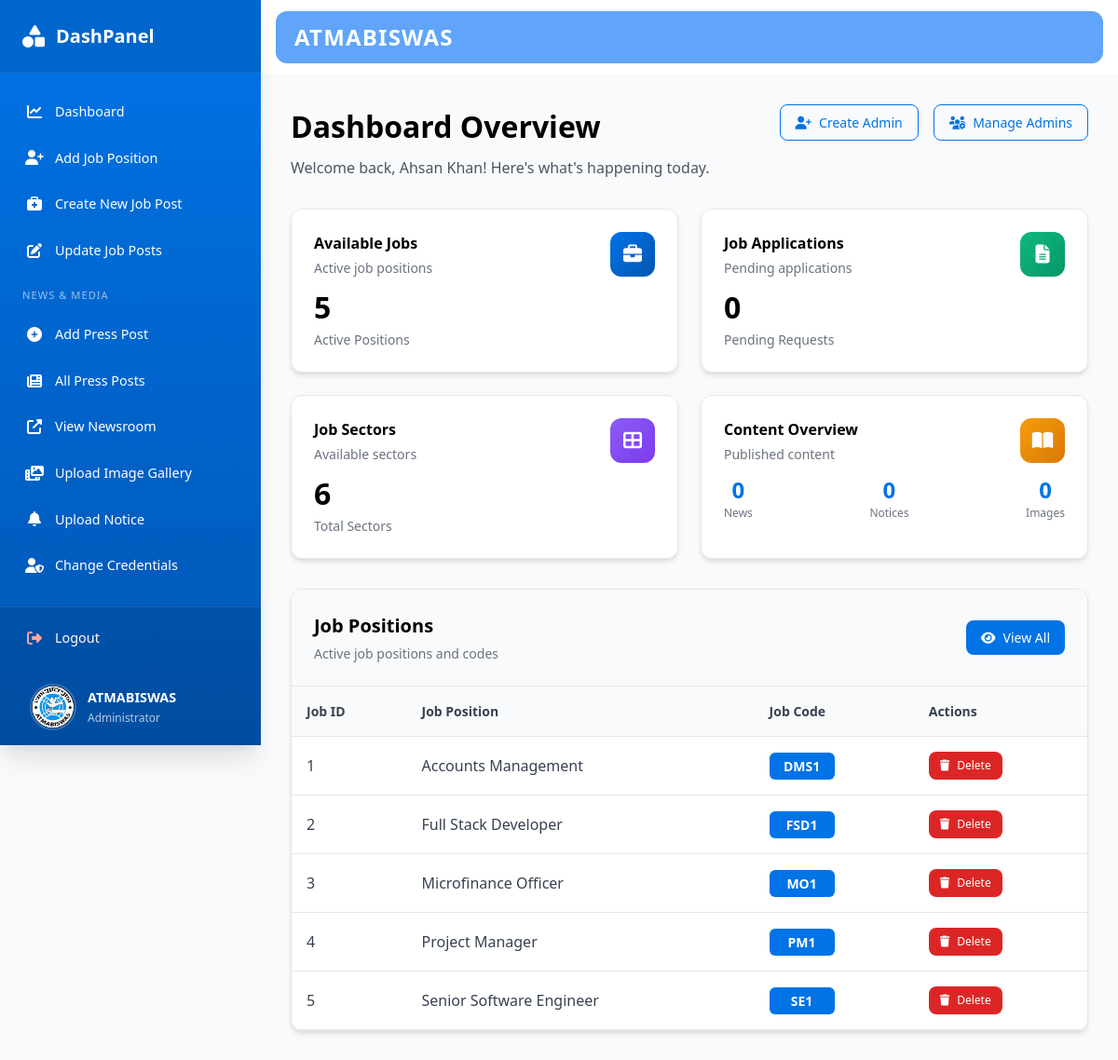
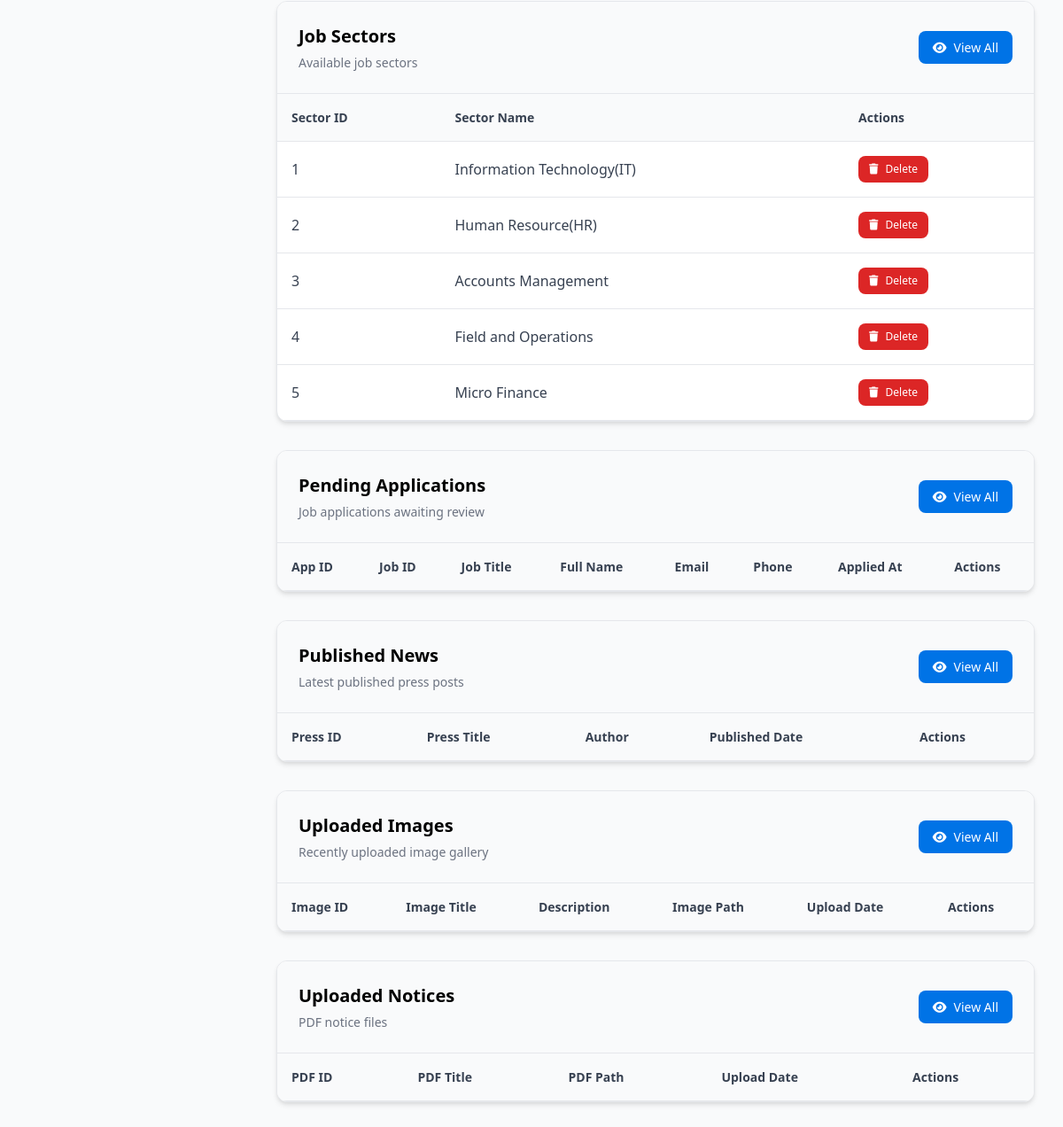
Screenshot of /backend/DashBoard/dashboard.php (signed in) with the database file from the repository (2 pictures, top to bottom).
### tables this page shows
CREATE TABLE `jobcodes` (
  `jobid` int NOT NULL AUTO_INCREMENT,
  `JobTitle` varchar(255) NOT NULL,
  `JobCode` varchar(255) NOT NULL,
  PRIMARY KEY (`jobid`)
);

CREATE TABLE `sectors` (
  `sector_id` int NOT NULL AUTO_INCREMENT,
  `sector_name` varchar(255) NOT NULL,
  PRIMARY KEY (`sector_id`)
);

### backend/DashBoard/dashboard.php (the view, shortened to what the rows shown need)
<?php
$db = new Db();
$conn = $db->connect();
function concatStrings($blog): string
{
    $maximumLength = 80;
    $display = (strlen($blog) > $maximumLength) ? substr($blog, 0, $maximumLength) . "...." : $blog;
    return $display;
}
try {
    $jobSql = "SELECT * FROM jobcodes LIMIT 5";
    $jobStmt = $conn->prepare($jobSql);
    $jobStmt->execute();
    $jobs = $jobStmt->fetchAll(PDO::FETCH_ASSOC);
} catch (PDOException $e) {
    echo $e;
}
try {
    $secSql = "SELECT * FROM sectors LIMIT 5";
    $secStmt = $conn->prepare($secSql);
    $secStmt->execute();
    $sectors = $secStmt->fetchAll(PDO::FETCH_ASSOC);
} catch (PDOException $e) {
    echo $e;
}
?>
<!DOCTYPE html>
<html lang="en">
<head>
    <script src="https://cdn.tailwindcss.com"></script>
    <link rel="stylesheet" href="css/admin-sidebar.css">
    <link rel="stylesheet" href="css/dashboard.css">
    <link rel="stylesheet" href="https://cdnjs.cloudflare.com/ajax/libs/font-awesome/6.4.0/css/all.min.css" />
</head>
<body class="bg-gray-50">
    <div class="dashboard-container">
        <div class="sidebar-container">
            <?php include 'sidebar.php' ?>
        </div>
        <div class="main-content">
            <?php include 'navbar.inc.php'; ?>
            <main class="dashboard-main">
                <div class="page-header">
                    <div class="header-content">
                        <div class="header-left">
                            <h1>Dashboard Overview</h1>
                        </div>
                    </div>
                </div>
                <div class="dashboard-section">
                    <div class="section-header">
                        <div class="section-title">
                            <h2>Job Positions</h2>
                        </div>
                    </div>
                    <div class="table-container">
                        <table class="dashboard-table">
                            <thead>
                                <tr>
                                    <th>Job ID</th>
                                    <th>Job Position</th>
                                    <th>Job Code</th>
                                    <th>Actions</th>
                                </tr>
                            </thead>
                            <tbody>
                                <?php
                                foreach ($jobs as $job) {
                                    echo '<tr>
                                        <td>' . $job['jobid'] . '</td>
                                        <td>' . concatStrings($job['JobTitle']) . '</td>
                                        <td>
                                            <span class="job-code">' . $job['JobCode'] . '</span>
                                        </td>
                                        <td>
                                            <a onclick="return confirm(\'Are you sure you want to delete this job position?\');"
                                               href="../deleteJobPositions.php?job_id=' . $job['jobid'] . '"
                                               class="btn btn-danger btn-sm">
                                                <i class="fas fa-trash"></i>
                                                Delete
                                            </a>
                                        </td>
                                    </tr>';
                                }
                                ?>
                            </tbody>
                        </table>
                    </div>
                </div>
                <div class="dashboard-section">
                    <div class="section-header">
                        <div class="section-title">
                            <h2>Job Sectors</h2>
                        </div>
                    </div>
                    <div class="table-container">
                        <table class="dashboard-table">
                            <thead>
                                <tr>
                                    <th>Sector ID</th>
                                    <th>Sector Name</th>
                                    <th>Actions</th>
                                </tr>
                            </thead>
                            <tbody>
                                <?php
                                foreach ($sectors as $sec) {
                                    echo '<tr>
                                        <td>' . $sec['sector_id'] . '</td>
                                        <td>' . $sec['sector_name'] . '</td>
                                        <td>
                                            <a onclick="return confirm(\'Are you sure you want to delete this sector?\');"
                                               href="../deleteSector.php?sec_id=' . $sec['sector_id'] . '"
                                               class="btn btn-danger btn-sm">
                                                <i class="fas fa-trash"></i>
                                                Delete
                                            </a>
                                        </td>
                                    </tr>';
                                }
                                ?>
                            </tbody>
                        </table>
                    </div>
                </div>
                <div class="dashboard-section">
                    <div class="section-header">
                        <div class="section-title">
                            <h2>Pending Applications</h2>
                        </div>
                    </div>
                    <div class="table-container">
                        <table class="dashboard-table">
                            <thead>
                                <tr>
                                    <th>App ID</th>
                                    <th>Job ID</th>
                                    <th>Job Title</th>
                                    <th>Full Name</th>
                                    <th>Email</th>
                                    <th>Phone</th>
                                    <th>Applied At</th>
                                    <th>Actions</th>
                                </tr>
                            </thead>
                        </table>
                    </div>
                </div>
                <div class="dashboard-section">
                    <div class="section-header">
                        <div class="section-title">
                            <h2>Published News</h2>
                        </div>
                    </div>
                    <div class="table-container">
                        <table class="dashboard-table">
                            <thead>
                                <tr>
                                    <th>Press ID</th>
                                    <th>Press Title</th>
                                    <th>Author</th>
                                    <th>Published Date</th>
                                    <th>Actions</th>
                                </tr>
                            </thead>
                        </table>
                    </div>
                </div>
                <div class="dashboard-section">
                    <div class="section-header">
                        <div class="section-title">
                            <h2>Uploaded Images</h2>
                        </div>
                    </div>
                    <div class="table-container">
                        <table class="dashboard-table">
                            <thead>
                                <tr>
                                    <th>Image ID</th>
                                    <th>Image Title</th>
                                    <th>Description</th>
                                    <th>Image Path</th>
                                    <th>Upload Date</th>
                                    <th>Actions</th>
                                </tr>
                            </thead>
                        </table>
                    </div>
                </div>
                <div class="dashboard-section">
                    <div class="section-header">
                        <div class="section-title">
                            <h2>Uploaded Notices</h2>
                        </div>
                    </div>
                    <div class="table-container">
                        <table class="dashboard-table">
                            <thead>
                                <tr>
                                    <th>PDF ID</th>
                                    <th>PDF Title</th>
                                    <th>PDF Path</th>
                                    <th>Upload Date</th>
                                    <th>Actions</th>
                                </tr>
                            </thead>
                        </table>
                    </div>
                </div>
            </main>
        </div>
    </div>
</body>
</html>

### rows the page displays
jobcodes: jobid "1", JobTitle "Accounts Management", JobCode "DMS1"
jobcodes: jobid "2", JobTitle "Full Stack Developer", JobCode "FSD1"
jobcodes: jobid "3", JobTitle "Microfinance Officer", JobCode "MO1"
jobcodes: jobid "4", JobTitle "Project Manager", JobCode "PM1"
jobcodes: jobid "5", JobTitle "Senior Software Engineer", JobCode "SE1"
sectors: sector_id "1", sector_name "Information Technology(IT)"
sectors: sector_id "2", sector_name "Human Resource(HR)"
sectors: sector_id "3", sector_name "Accounts Management"
sectors: sector_id "4", sector_name "Field and Operations"
sectors: sector_id "5", sector_name "Micro Finance"

### other values shown
$_SESSION['username'] "Ahsan Khan"
$countBj[0]['total_jobs'] "5"
$penBj[0]['total_jobs'] "0"
$secBj[0]['total_jobs'] "6"
$secBj[0]['total_jobs'] "0"
